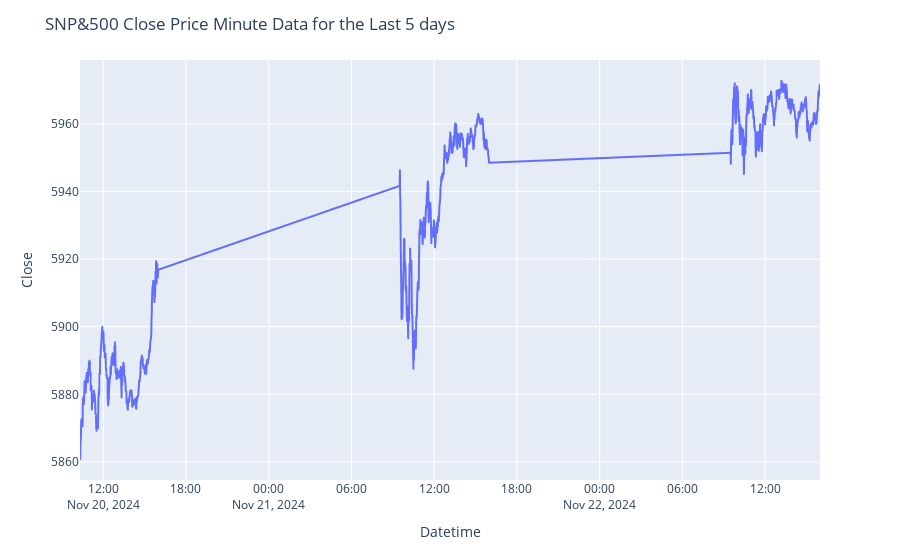

Notebook cell for this chart:
### Code cell
# df.index = pd.to_datetime(df['index'])

# Plotting the line plot using plotly express
fig = px.line(df, x=df.index, y='Close')
fig.update_layout(title=f"SNP&500 Close Price Minute Data for the Last {days_back} days")

### Figure 1 — Plotly figure (JSON) as saved in the notebook; plotly's stock layout.template omitted (floating-point values rounded to 4 significant figures; data arrays with more than 128 entries replaced by an {"elided": "..."} marker saying what was removed)
{"data": [{"hovertemplate": "Datetime=%{x}<br>Close=%{y}<extra></extra>", "legendgroup": "", "line": {"color": "#636efa", "dash": "solid"}, "marker": {"symbol": "circle"}, "mode": "lines", "name": "", "showlegend": false, "type": "scattergl", "x": {"elided": "1119 str values"}, "xaxis": "x", "y": {"elided": "1119 float values"}, "yaxis": "y"}], "layout": {"legend": {"tracegroupgap": 0}, "margin": {"t": 60}, "title": {"text": "SNP&500 Close Price Minute Data for the Last 5 days"}, "xaxis": {"anchor": "y", "domain": [0, 1], "title": {"text": "Datetime"}}, "yaxis": {"anchor": "x", "domain": [0, 1], "title": {"text": "Close"}}}}
